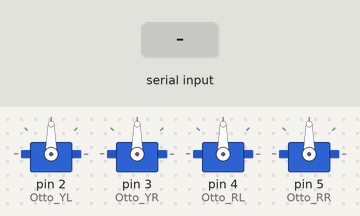
A sketch run on a simulated Arduino Uno, built with avr-gcc and run on an emulated ATmega328P. On the bench: 4 × servo. Inputs (shaded band) come from the test bench. EEPROM starts erased; what the sketch prints to the serial monitor is not drawn.

Above: at 1.4 s.
1.5 s: "l" received over Serial
3.0 s: "i90\n" received over Serial
4.5 s: "s90\n" received over Serial
Timing chart, 0 to 7.5 s (numbered marks = the images above; inputs shaded):
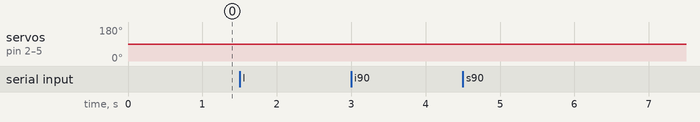

Measured:
- after the input at 1.5 s, servo on pin 2 (Otto_YL), servo on pin 3 (Otto_YR), servo on pin 4 (Otto_RL), servo on pin 5 (Otto_RR): 90° → 89° at once
- after the input at 3.0 s, every drawn part: stays the same
- after the input at 4.5 s, every drawn part: stays the same

The sketch:

Otto_calibration.ino
```cpp
#include <Servo.h>
#include <Oscillator.h>
#include <EEPROM.h>

#define N_SERVOS 4
#define Otto_YL 2
#define Otto_YR 3
#define Otto_RL 4
#define Otto_RR 5
#define EEPROM_BASE_ADDRESS 0
/*
         ---------------
        |     O   O     |
        |---------------|
YR 3==> |               | <== YL 2
         ---------------
            ||     ||
RR 5==>   -----   ------  <== RL 4
         |-----   ------|
*/
Oscillator servo[N_SERVOS];
int pick_servo=0;

void setup() {
  Serial.begin(9600);
  servo[0].attach(Otto_YL);
  servo[1].attach(Otto_YR);
  servo[2].attach(Otto_RL);
  servo[3].attach(Otto_RR);

  resetServosTrim();
  resetServos();

  printHelp();
  printCommandLine();
}

void loop() {
  if (Serial.available()) {
    char command = Serial.read();
    switch (command) {
      case 'h':
        printHelp();
        break;
      case 'p':
        printCommandLine();
        break;
      case 'i':
        printInfo();
        break;
      case 'c':
        chooseServo();
        break;
      case 's':
        saveTrim();
        break;
      case 'l':
        loadTrim();
        break;
      case '+':
      case '-':
        calibration(command);
        break;
    }
  }
}

void resetServosTrim() {
  for (int i=0; i<N_SERVOS; i++) {
    servo[i].SetTrim(0);
  }
}

void resetServos() {
  for (int i=0; i<N_SERVOS; i++) {
    servo[i].SetPosition(90);
  }
}

void chooseServo() {
  int pin = Serial.parseInt();
  if (pin >=2 && pin <= 5) {
    pick_servo = pin-2;
    switch (pin) {
      case 2:
        Serial.print("Otto_YL ");
        break;
      case 3:
        Serial.print("Otto_YR ");
        break;
      case 4:
        Serial.print("Otto_RL ");
        break;
      case 5:
        Serial.print("Otto_RR ");
        break;
    }
    Serial.println("selected");
  }
}

void calibration(char command) {
  if (pick_servo >=0 && pick_servo <= 3) {
    int input = Serial.parseInt();
    int temp = servo[pick_servo].getTrim();
    if (temp-input >= -90 && temp+input <= 90) {
      switch (command) {
        case '+':
          servo[pick_servo].SetTrim(temp+input);
          break;
        case '-':
          servo[pick_servo].SetTrim(temp-input);
          break;
      }
      servo[pick_servo].SetPosition(90);
    }
  }
}

void printHelp() {
  Serial.println("This program calibrates the servo motor.");
  Serial.println("Select the desired servo motor. e.g: c 2");
  Serial.println("How to change data e.g: + 3  or  - 2 etc..");
}

void printCommandLine() {
  Serial.println("=========================================");
  Serial.println("h:help\np:print command list\ni:changed value(trim)\nc:choose servo\n+: input + value\n-: input - value\ns:save trims\nl:load trims");
  Serial.println("=========================================");
}

void saveTrim() {
  for (int i=0; i<N_SERVOS; i++) {
    EEPROM.write(EEPROM_BASE_ADDRESS+i,servo[i].getTrim());
  }
  Serial.println("Trim values saved");
}

void loadTrim() {
  int trim = 0;
  for (int i=0; i<N_SERVOS; i++) {
    trim = EEPROM.read(EEPROM_BASE_ADDRESS + i);
    if (trim > 128) trim -= 256;
    servo[i].SetTrim(trim);
  }
  Serial.println("Trim values loaded");
  resetServos();
}

void printInfo() {
  Serial.print("Otto_YL: ");
  Serial.println(servo[0].getTrim());
  Serial.print("Otto_YR: ");
  Serial.println(servo[1].getTrim());
  Serial.print("Otto_RL: ");
  Serial.println(servo[2].getTrim());
  Serial.print("Otto_RR: ");
  Serial.println(servo[3].getTrim());
}
```
